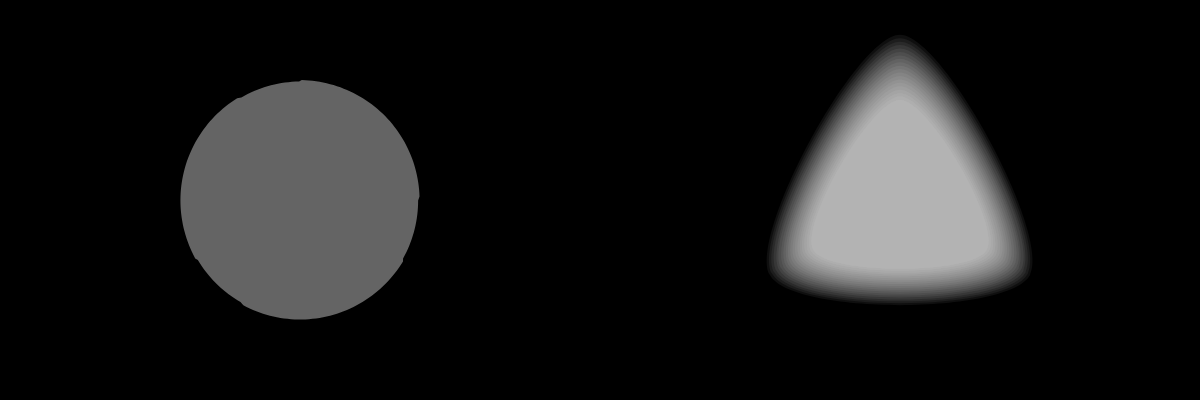
Frame 1 (no input)
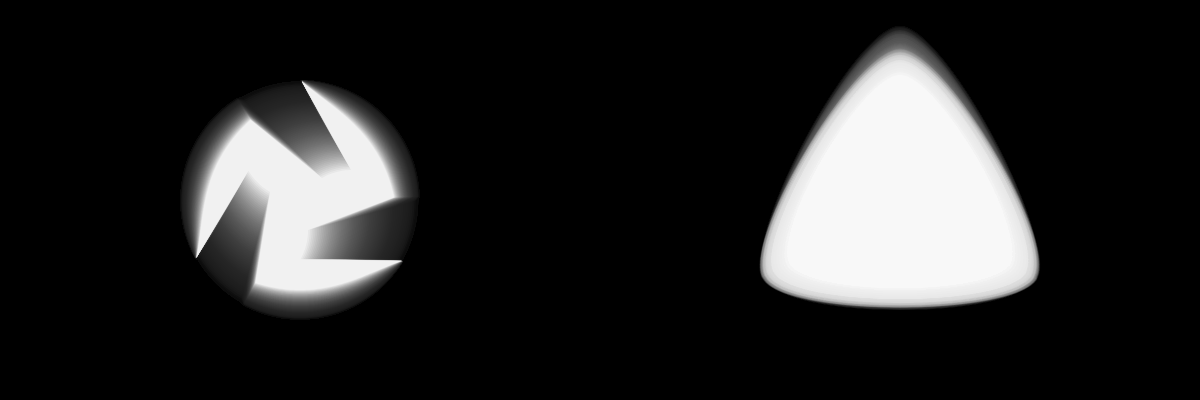
Frame 60 (no input)
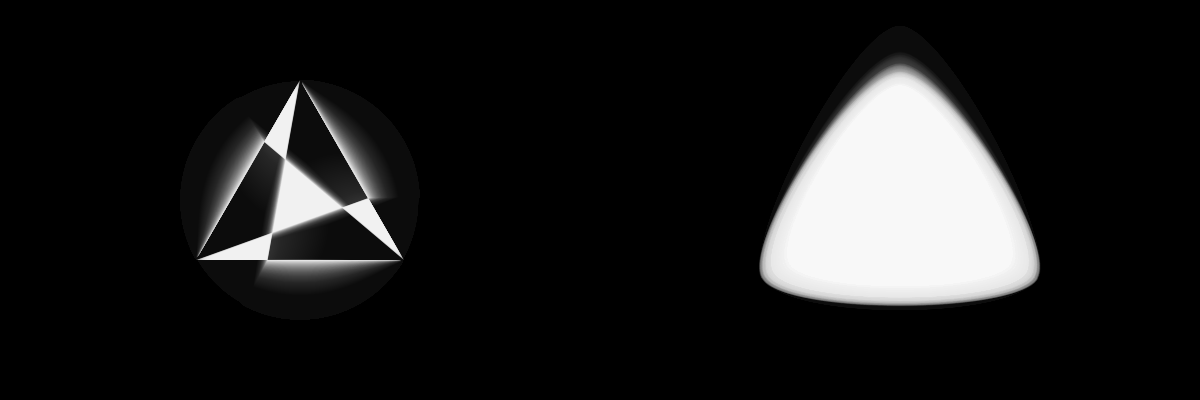
Frame 120 (the mouse pressed at the canvas centre since frame 60)

The p5.js sketch that drew these frames (run headless with seeded random() and noise() and a simulated clock; from frame 60 on, the mouse is pressed at the canvas centre):

// p5.js sketch
// ── sketch.js
//set each radius of the circle to 100, each grid have a transformation instance
let cxL, cyL; //center of the thing
let cxR, cyR; // center of ran
const rad = 120;
const NVT = 3; //number of vertices of triangle
let circlePoints = 210;
let triV = [];
let circleVL = [];
let triVL = [];
let delta;
let step = 0.00001;
let n = 20; //number of blobs
let r = 100;
let vnumber = 0;
let maxRange = 120;
function setup() {
  angleMode(DEGREES);
  createCanvas(windowWidth, 400);
  delta = random(20);
  background(0);
  cxL = width / 4;
  cyL = height / 2;
  for (let i = 0; i < 3; i++) {
    triV[i] = createVector(
      cxL + rad * cos(i * 120 + 270),
      cyL + rad * sin(i * 120 + 270)
    );
  }
  // test1
  // strokeWeight(4);
  // stroke(255, 0, 0);
  // for (let j = 0; j < 3; j++) {
  //   point(triV[j].x, triV[j].y);
  // }
  for (let u = 0; u < circlePoints; u++) {
    let angleStep = 360 / circlePoints;
    circleVL[u] = createVector(
      cxL + rad * cos(angleStep * u),
      cyL + rad * sin(angleStep * u)
    );
  }
  /*------------------------------------------------------------might not be trash save it for later-------------------------------------------*/
  //test 2
  // stroke(255);
  //  for (let j = 0; j < circlePoints; j++){
  //   point(circleVL[j].x, circleVL[j].y);
  // }
  //need to set the same number of points along the triangle for lerp
  //I could use loop to make it look simpler, but don't want to
  // let slope1 = slopeGetter(0, triV);
  // let slope2 = slopeGetter(1, triV);
  // let slope3 = slopeGetter(2, triV);
  // let int1 = triV[0].y - slope1 * triV[0].x;
  // let int2 = triV[1].y - slope2 * triV[1].x;
  // let int3 = triV[2].y - slope3 * triV[2].x
  //test 3
  // console.log(triV[0], triV[1], triV[2]);
  // console.log(slope1, slope2, slope3);
  //need to set the same number of points along the triangle for lerp
  // for(let first = 0; first < 70; first++){
  //   triVL[first] = createVector(triV[0].x - ((triV[0].x - triV[2].x)/70) * first , slope3 * (triV[0].x - ((triV[0].x - triV[2].x)/70)) * first + int3);
  // }
  // // this is right
  //   for(let sec = 70; sec < 140; sec ++){
  //   triVL[sec] = createVector(triV[1].x -((triV[1].x - triV[2].x)/70) * (sec-70), slope2 * (triV[1].x - (triV[1].x - triV[2].x)/70) * (sec -70) + int2);
  // }
  //   for(let thr = 140; thr< 210; thr++){
  //   triVL[thr] = createVector(triV[1].x -((triV[1].x - triV[0].x)/70) * (thr- 140), slope1 * (triV[1].x - (triV[1].x - triV[0].x)/70) * (thr - 140) + int1);
  // }
  //The essense of this problem is to find the shortest path from a dot to a line
  //I could not figure out a viable way of solving this, thanks to golanlevin and Paul Bourke
  // for (let o = 0; o < circlePoints; o++) {
  //   let vArrayLoc = floor((((circlePoints + o) / (circlePoints / 3)) + 1) % 3);
  //   console.log(vArrayLoc);
  //   let firstPoint = {
  //     x: triV[vArrayLoc].x,
  //     y: triV[vArrayLoc].y,
  //   };
  //   let secondPoint = {
  //     x: triV[(vArrayLoc + 1) % 3].x,
  //     y: triV[(vArrayLoc + 1) % 3].y,
  //   };
  //   let firstEdge =
  //     (circleVL[o].x - cxL) * (firstPoint.y - cyL) -
  //     (circleVL[o].y - cyL) * (firstPoint.x - cxL);
  //   let secondEdge =
  //     (secondPoint.x - firstPoint.x) * (firstPoint.y - cyL) -
  //     (secondPoint.y - firstPoint.y) * (firstPoint.x - cxL);
  //   let thirdEdge =
  //     (circleVL[o].y - cyL) * (secondPoint.x - firstPoint.x) -
  //     (circleVL[o] - cxL) * (secondPoint.y - firstPoint.y);
  //   let firstS = firstEdge / thirdEdge;
  //   let secondS = secondEdge / thirdEdge;
  //   let realSlope = 1;
  //   if (firstS >= 0 && firstS <= 1) {
  //     realSlope = firstS;
  //   } else if (secondS >= 0 && secondS <= 1) {
  //     realSlope = secondS;
  //   }
  //   triVL[o] = createVector(
  //     firstPoint.x + realSlope * (firstPoint.x - secondPoint.x),
  //     firstPoint.y + realSlope * (secondPoint.y - firstPoint.y)
  //   );
  // }
  //test4
  // strokeWeight(1);
  // stroke(255);
  // for(tester = 0; tester < 210; tester++){
  //   point(triVL[tester].x, triVL[tester].y);
  // }
  /*------------------------------------------------------------might not be trash save it for later-------------------------------------------*/
  for (var j = 0; j < circlePoints; j++) {
    var i = (floor((j + circlePoints) / (circlePoints / 3)) + 1) % 3;
    var lp1x = triV[i].x;
    var lp1y = triV[i].y;
    var lp2x = triV[(i + 1) % 3].x;
    var lp2y = triV[(i + 1) % 3].y;
    var li1x = cxL;
    var li1y = cyL;
    var li2x = circleVL[j].x;
    var li2y = circleVL[j].y;
    var pxi1 = (li2x - li1x) * (lp1y - li1y) - (li2y - li1y) * (lp1x - li1x);
    var pxi2 = (lp2x - lp1x) * (lp1y - li1y) - (lp2y - lp1y) * (lp1x - li1x);
    var pxi3 = (li2y - li1y) * (lp2x - lp1x) - (li2x - li1x) * (lp2y - lp1y);
    var slope1 = pxi1 / pxi3;
    var slope2 = pxi2 / pxi3;
    var realSlope = 1.0;
    if (slope1 >= 0 && slope1 <= 1) {
      realSlope = slope1;
    } else if (slope2 >= 0 && slope2 <= 1) {
      realSlope = slope2;
    }
    triVL[j] = createVector(lp1x + realSlope * (lp2x - lp1x), lp1y + realSlope * (lp2y - lp1y));
  }
}
function draw() {
  background(0, 10);
  vnumber = 3;
  let t1 = millis() / 1000;
  let t2 = millis() % 9000;
  noStroke();
  beginShape();
  fill(255, 100);

  for (let i = 0; i < circlePoints; i++) {
    vertex(
      map(t2, 0, 2000, circleVL[i].x, triVL[i].x),
      map(t2, 0, 2000, circleVL[i].y, triVL[i].y)
    );
  }
  endShape();
  for (let i = 0; i < n; i++) {
    let noisiness = maxRange * (i / n);
    fill(255, 255, 250, 15);
    blob(
      r,
      (width * 3) / 4,
      height / 2,
      delta,
      t1 - i * step,
      noisiness,
      vnumber
    );
  }
}
//some useful stuff
function slopeGetter(a, array_v) {
  //this part calc slope, para takes index in the array
  if (a == NVT - 1) {
    return (array_v[a].y - array_v[0].y) / (array_v[a].x - array_v[0].x);
  } else {
    return (
      (array_v[a + 1].y - array_v[a].y) / (array_v[a + 1].x - array_v[a].x)
    );
  }
}
//so here by processing the inerception, we can move the function around
//I dont need this stuff
function interceptGetter(a, array_v) {
  return array_v[a].y - slopeGetter(a) * array_v[a].x;
}

function blob(size, xC, yC, k, t, range, vn) {
  beginShape();
  let angleStep = 360 / vn;
  for (let angle = 0; angle <= 360 + 2 * angleStep; angle += angleStep) {
    let r =
      size +
      noise(k * abs(cos(angle + 270)), k * abs(sin(angle + 270)), t) * range;
    curveVertex(xC + r * cos(angle + 270), yC + r * sin(angle + 270));
  }
  endShape();
}
/*
reference for the interpolation alogrithm:
http://paulbourke.net/geometry/pointlineplane/
https://github.com/golanlevin/circle-morphing/
*/
